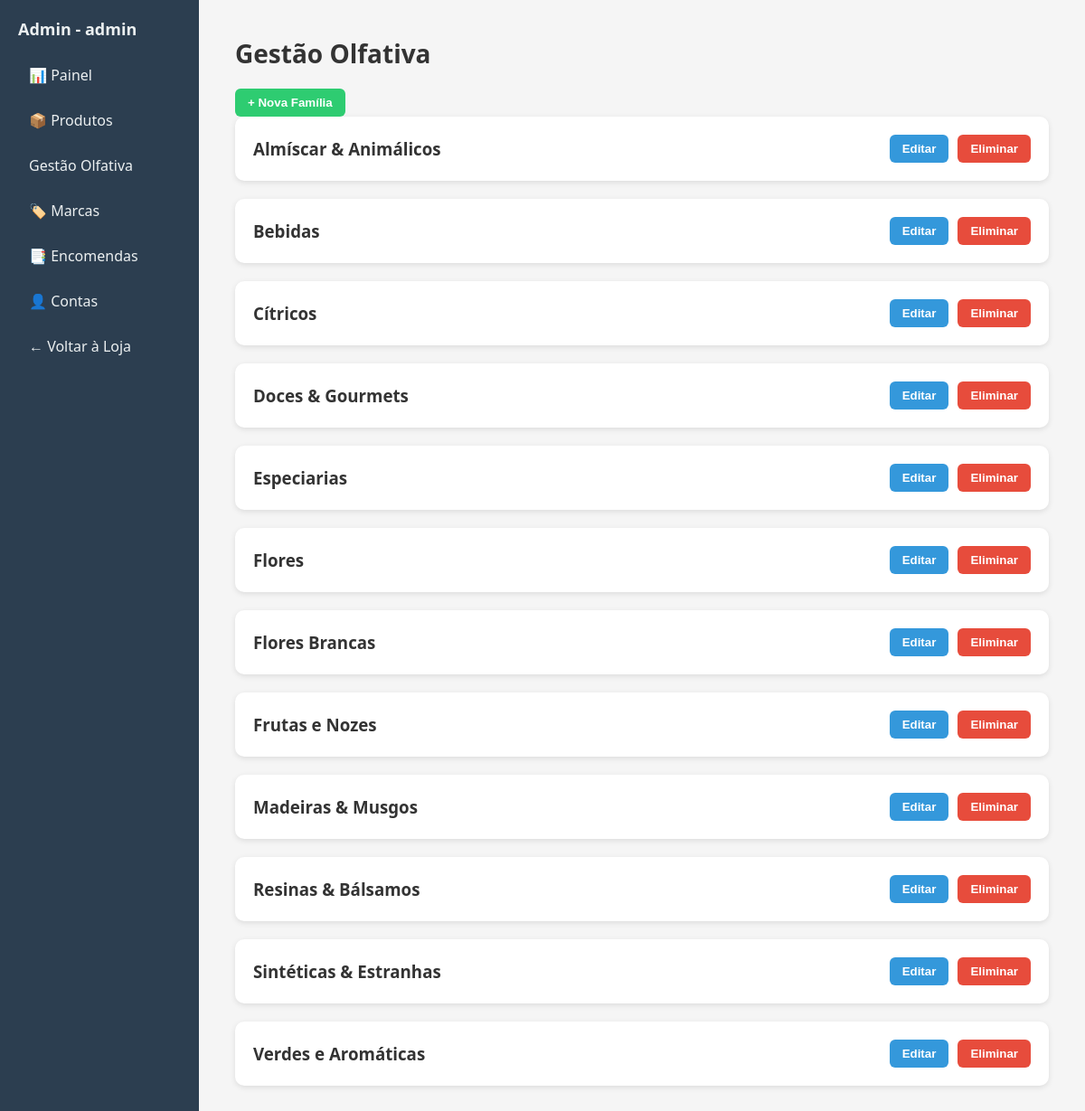
The app's page /dashboard/gestao_olfativa.php (signed in) with its own data.
### tables this page shows
CREATE TABLE `familias_olfativas` (
  `id_familia` int(11) NOT NULL,
  `nome_familia` varchar(255) NOT NULL,
  `descricao` text DEFAULT NULL
);

### config.php (called while the page is built, shortened)
<?php
$host = 'localhost';
$user = 'root';
$password = '';
$dbname = 'perfumes_nicho';
$liga = mysqli_connect($host, $user, $password, $dbname);
function buscarFamiliasOlfativas()
{
    global $liga;
    $sql = "SELECT id_familia, nome_familia FROM familias_olfativas ORDER BY nome_familia ASC";
    $result = mysqli_query($liga, $sql);
    $familias = [];
    if ($result && mysqli_num_rows($result) > 0) {
        while ($row = mysqli_fetch_assoc($result)) {
            $familias[] = $row;
        }
    }
    return $familias;
}
?>

### dashboard/gestao_olfativa.php (the view, shortened to what this page needs)
<?php
include('../config.php');
$familias = buscarFamiliasOlfativas();
?>
<!DOCTYPE html>
<html lang="pt">
<head>
    <link rel="stylesheet" href="styles.css">
</head>
<body>
    <?php include('admin_layout.php'); ?>
    <div class="main-content">
        <h1>Gestão Olfativa</h1>
        <button class="btn-success" onclick="abrirModalAdicionarFamilia()">+ Nova Família</button>
        <div id="familias">
            <?php foreach ($familias as $familia): ?>
                <div class="familia-box"
                    onclick="window.location.href='notas_familia.php?id=<?= $familia['id_familia'] ?>'">
                    <div class="familia-header">
                        <h3 onclick="mostrarNotas(<?= $familia['id_familia'] ?>)">
                            <?= htmlspecialchars($familia['nome_familia']) ?>
                        </h3>
                        <div class="btns">
                            <button class="btn-editar"
                                onclick="event.stopPropagation(); abrirEditarFamilia(<?= $familia['id_familia'] ?>, '<?= htmlspecialchars($familia['nome_familia']) ?>')">Editar</button>
                            <button class="btn-danger"
                                onclick="event.stopPropagation(); eliminarFamilia(<?= $familia['id_familia'] ?>)">Eliminar</button>
                        </div>
                    </div>
                </div>
            <?php endforeach; ?>
        </div>
    </div>
</body>
</html>

### dashboard/styles.css (style rules this page uses)
* { margin: 0; padding: 0; box-sizing: border-box; }
body { font-family: "Segoe UI", sans-serif; display: flex; min-height: 100vh; background-color: #f5f5f5; color: #333; }
.main-content { flex: 1; padding: 40px; }
.main-content h1 { font-size: 28px; margin-bottom: 20px; }
.familia-box { background: #fff; padding: 20px; border-radius: 10px; margin-bottom: 20px; box-shadow: 0 2px 6px rgba(0,0,0,0.1); transition: box-shadow 0.2s; }
.familia-header { display: flex; justify-content: space-between; align-items: center; }
.familia-header .btns { display: flex; gap: 10px; }
.btn-editar { background-color: #3498db; color: white; padding: 8px 14px; border: none; border-radius: 6px; font-weight: bold; cursor: pointer; transition: background-color 0.3s ease; }
.btn-danger { background-color: #e74c3c; color: white; padding: 8px 14px; border: none; border-radius: 6px; font-weight: bold; cursor: pointer; transition: background-color 0.3s ease; }
.btn-success { background-color: #2ecc71; color: white; padding: 8px 14px; border: none; border-radius: 6px; font-weight: bold; cursor: pointer; transition: background-color 0.3s ease; }

### records on screen
familias_olfativas: nome_familia "Almíscar & Animálicos"
familias_olfativas: nome_familia "Bebidas"
familias_olfativas: nome_familia "Cítricos"
familias_olfativas: nome_familia "Doces & Gourmets"
familias_olfativas: nome_familia "Especiarias"
familias_olfativas: nome_familia "Flores"
familias_olfativas: nome_familia "Flores Brancas"
familias_olfativas: nome_familia "Frutas e Nozes"
familias_olfativas: nome_familia "Madeiras & Musgos"
familias_olfativas: nome_familia "Resinas & Bálsamos"
familias_olfativas: nome_familia "Sintéticas & Estranhas"
familias_olfativas: nome_familia "Verdes e Aromáticas"

### other values on screen
$nome_utilizador "admin"
